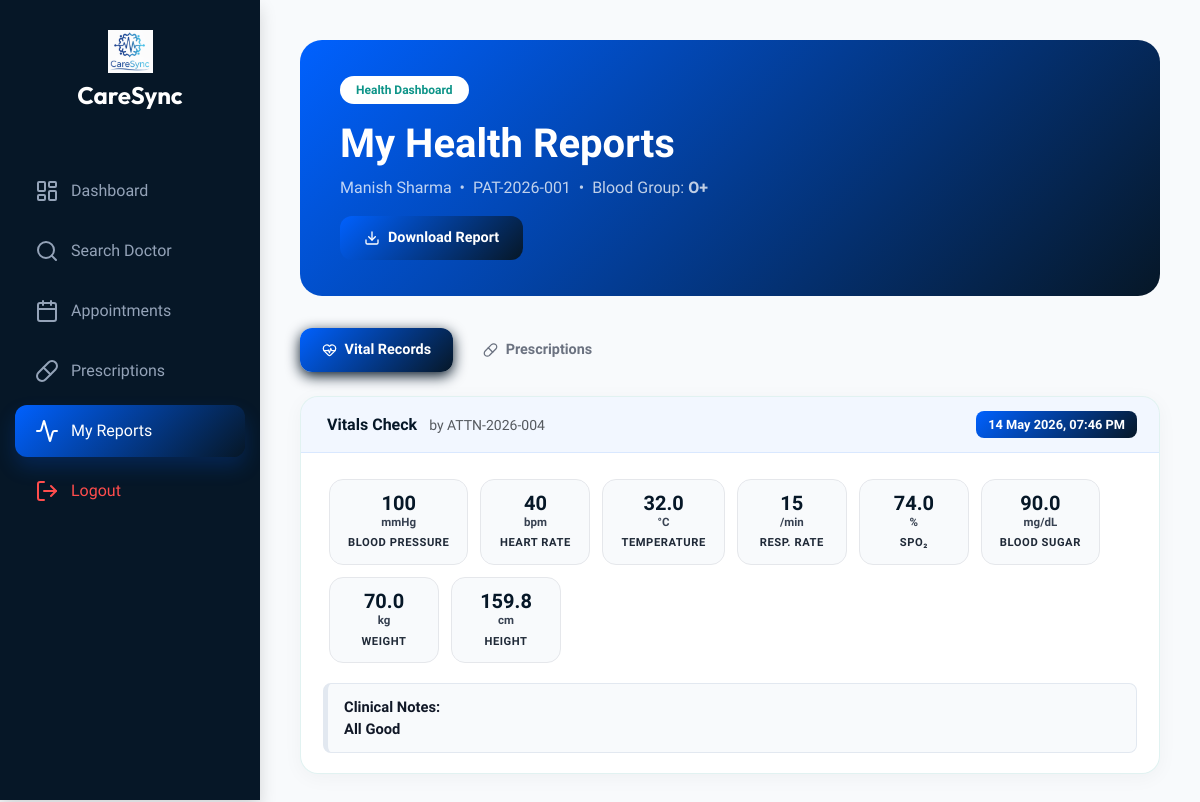
Screenshot of /Patient/my_reports.php (signed in) with the database file from the repository.
### tables this page shows
CREATE TABLE `patients` (
  `id` int(11) NOT NULL,
  `patient_code` varchar(20) DEFAULT NULL,
  `full_name` varchar(100) DEFAULT NULL,
  `email` varchar(100) DEFAULT NULL,
  `mobile` varchar(10) DEFAULT NULL,
  `dob` date DEFAULT NULL,
  `gender` varchar(10) DEFAULT NULL,
  `aadhar` varchar(12) DEFAULT NULL,
  `blood_group` varchar(5) DEFAULT NULL,
  `city` varchar(50) DEFAULT NULL,
  `address` text DEFAULT NULL,
  `password` varchar(255) DEFAULT NULL,
  `created_at` timestamp NOT NULL DEFAULT current_timestamp()
);

CREATE TABLE `vitals` (
  `id` int(11) NOT NULL,
  `patient_code` varchar(20) NOT NULL,
  `attendee_code` varchar(20) DEFAULT NULL,
  `blood_pressure` varchar(20) DEFAULT NULL COMMENT 'e.g. 120/80',
  `heart_rate` int(11) DEFAULT NULL COMMENT 'bpm',
  `temperature` decimal(4,1) DEFAULT NULL COMMENT 'Celsius',
  `respiratory_rate` int(11) DEFAULT NULL COMMENT 'breaths/min',
  `oxygen_saturation` decimal(4,1) DEFAULT NULL COMMENT 'percent',
  `blood_sugar` decimal(6,1) DEFAULT NULL COMMENT 'mg/dL',
  `weight_kg` decimal(5,1) DEFAULT NULL,
  `height_cm` decimal(5,1) DEFAULT NULL,
  `notes` text DEFAULT NULL,
  `recorded_at` timestamp NOT NULL DEFAULT current_timestamp()
);

### Patient/my_reports.php (the view, shortened to what this page needs)
<?php
require_once '../dbconnect.php';
$patient_code = $_SESSION['patient_id'];
$qry  = "SELECT * FROM patients WHERE patient_code = ?";
$stmt = $conn->prepare($qry);
$stmt->bind_param("s", $patient_code);
$stmt->execute();
$patient = $stmt->get_result()->fetch_assoc();
$vqry  = "SELECT * FROM vitals WHERE patient_code = ? ORDER BY recorded_at DESC";
$vstmt = $conn->prepare($vqry);
$vstmt->bind_param("s", $patient_code);
$vstmt->execute();
$vitals_result = $vstmt->get_result();
?>
<!DOCTYPE html>
<html lang="en">
<head>
    <link rel="stylesheet" href="../Bootstrap/bootstrap.min.css">
    <link rel="stylesheet" href="../styles/patient_dashboard.css">
</head>
<body>
<div class="sidebar shadow">
    <div class="text-center mb-5">
        <img src="../Assets/CareSyncLogo.png" width="45" alt="Logo">
        <h4 class="text-white fw-bold mt-2" style="font-family:'Custom';">CareSync</h4>
    </div>
    <nav class="nav flex-column">
        <a class="nav-link" href="patient_dashboard.php"><i data-lucide="layout-dashboard"></i> <span>Dashboard</span></a>
        <a class="nav-link" href="search_doctor.php"><i data-lucide="search"></i> <span>Search Doctor</span></a>
        <a class="nav-link" href="../appointment_scheduling/appointments.php"><i data-lucide="calendar"></i> <span>Appointments</span></a>
        <a class="nav-link" href="medical_records.php"><i data-lucide="pill"></i> <span>Prescriptions</span></a>
        <a class="nav-link active" href="my_reports.php"><i data-lucide="activity"></i> <span>My Reports</span></a>
         <a href="../logout.php" class="nav-link logout-link mt-auto">
        <i data-lucide="log-out"></i> <span>Logout</span>
    </a>
    </nav>
</div>
<div class="main-content">
    <div class="report-hero">
        <div class="row align-items-center">
            <div class="col-lg-8">
                <span class="badge bg-white text-success mb-3 px-3 py-2 rounded-pill fw-bold" style="color:#0d9488!important;">
                    Health Dashboard
                </span>
                <h1 class="display-6 fw-bold mb-2">My Health Reports</h1>
                <p class="opacity-75 mb-3">
                    <?= htmlspecialchars($patient['full_name']) ?> &nbsp;•&nbsp;
                    <?= htmlspecialchars($patient['patient_code']) ?> &nbsp;•&nbsp;
                    Blood Group: <strong><?= htmlspecialchars($patient['blood_group'] ?? '—') ?></strong>
                </p>
                    <a href="download_report.php?patient_code=<?= urlencode($patient['patient_code']) ?>" class="print-btn">
                        <i data-lucide="download" width="16"></i> Download Report
                    </a>
            </div>
        </div>
    </div>
    <div class="tab-bar d-flex gap-2 mb-4">
        <button class="tab-btn active" id="tab-vitals" onclick="showTab('vitals')">
            <i data-lucide="heart-pulse" width="15" class="me-1"></i> Vital Records
        </button>
        <button class="tab-btn" id="tab-prescriptions" onclick="showTab('prescriptions')">
            <i data-lucide="pill" width="15" class="me-1"></i> Prescriptions
        </button>
    </div>
    <div id="section-vitals">
        <?php if ($vitals_result->num_rows === 0): ?>
            <div class="empty-state">
                <i data-lucide="activity" width="64" height="64"></i>
                <h5 class="fw-bold text-dark mb-2">No Vital Records Yet</h5>
                <p>Your attendee hasn't recorded any vitals yet. Please visit the clinic to get checked.</p>
            </div>
        <?php else: ?>
            <?php while ($v = $vitals_result->fetch_assoc()): ?>
            <div class="vitals-entry">
                <div class="vitals-header">
                    <div>
                        <span class="fw-bold" style="color:#061727;">
                            <i data-lucide="clipboard-heart" width="16" class="me-1"></i>Vitals Check
                        </span>
                        <?php if ($v['attendee_code']): ?>
                            <small class="text-muted ms-2">by <?= htmlspecialchars($v['attendee_code']) ?></small>
                        <?php endif; ?>
                    </div>
                    <span class="date-badge"><?= date('d M Y, h:i A', strtotime($v['recorded_at'])) ?></span>
                </div>
                <div class="vitals-body">
                    <div class="d-flex flex-wrap fw-bold text-dark">
                        <?php
                        $chips = [
                            ['val' => $v['blood_pressure'] ?? '—',       'lbl' => 'Blood Pressure',   'unit' => 'mmHg'],
                            ['val' => $v['heart_rate'] ?? '—',           'lbl' => 'Heart Rate',        'unit' => 'bpm'],
                            ['val' => $v['temperature'] ?? '—',          'lbl' => 'Temperature',       'unit' => '°C'],
                            ['val' => $v['respiratory_rate'] ?? '—',     'lbl' => 'Resp. Rate',        'unit' => '/min'],
                            ['val' => $v['oxygen_saturation'] ?? '—',    'lbl' => 'SpO₂',              'unit' => '%'],
                            ['val' => $v['blood_sugar'] ?? '—',          'lbl' => 'Blood Sugar',       'unit' => 'mg/dL'],
                            ['val' => $v['weight_kg'] ?? '—',            'lbl' => 'Weight',            'unit' => 'kg'],
                            ['val' => $v['height_cm'] ?? '—',            'lbl' => 'Height',            'unit' => 'cm'],
                        ];
                        foreach ($chips as $c):
                        ?>
                        <div class="vital-chip">
                            <span class="val"><?= htmlspecialchars((string)$c['val']) ?></span>
                            <span class="unit"><?= $c['unit'] ?></span>
                            <span class="lbl"><?= $c['lbl'] ?></span>
                        </div>
                        <?php endforeach; ?>
                    </div>
                    <?php if (!empty($v['notes'])): ?>
                        <div class="notes-box">
                            <strong>Clinical Notes:</strong><br>
                            <?= nl2br(htmlspecialchars($v['notes'])) ?>
                        </div>
                    <?php endif; ?>
                </div>
            </div>
            <?php endwhile; ?>
        <?php endif; ?>
    </div>
</div>
</body>
</html>

### styles/patient_dashboard.css (style rules this page uses)
:root { --primary-blue: #0061ff; --navy-dark: #061727; --sidebar-w: 260px; --blue-gradient: linear-gradient(135deg, var(--primary-blue) 0%, var(--navy-dark) 100%); --glass-bg: rgba(255, 255, 255, 0.9); }
body { background: #f8fafc; margin: 0; font-family: 'Plus Jakarta Sans', sans-serif; display: flex; min-height: 100vh; }
.sidebar { width: var(--sidebar-w); background: var(--navy-dark); height: 100vh; position: fixed; top: 0; left: 0; padding: 30px 15px; display: flex; flex-direction: column; z-index: 1000; }
.sidebar .nav-link { color: #94a3b8; padding: 14px 20px; border-radius: 12px; margin-bottom: 8px; display: flex; align-items: center; gap: 12px; text-decoration: none; transition: 0.3s ease; }
.sidebar .nav-link:hover, .sidebar .nav-link.active { background: rgba(255, 255, 255, 0.1); color: white; }
.sidebar .nav-link.active { background: var(--blue-gradient); box-shadow: 0 10px 20px rgba(0, 97, 255, 0.2); }
.main-content { flex: 1; margin-left: var(--sidebar-w); padding: 40px; width: calc(100% - var(--sidebar-w)); background: #f8fafc; }
.logout-link { margin-top: auto; margin-bottom: 20px; color: #ff4d4d !important; }

### Patient/my_reports.php (style rules this page uses)
:root { --primary-blue: #0061ff; --navy-dark: #061727; --sidebar-w: 260px; --blue-gradient: linear-gradient(135deg, var(--primary-blue) 0%, var(--navy-dark) 100%); }
.report-hero { background: var(--blue-gradient); border-radius: 22px; padding: 36px 40px; color: #fff; position: relative; overflow: hidden; margin-bottom: 32px; }
.tab-btn { border: none; background: none; padding: 10px 22px; border-radius: 12px; font-weight: 600; font-size: 0.9rem; color: #6b7280; cursor: pointer; transition: 0.2s; }
.tab-btn.active { background: var(--blue-gradient); color: #fff; box-shadow: 0 4px 14px #061727; }
.vitals-entry { background: rgba(255,255,255,0.95); border-radius: 18px; border: 1px solid rgba(13,148,136,0.12); box-shadow: 0 4px 20px rgba(0,0,0,0.04); margin-bottom: 20px; overflow: hidden; transition: transform 0.2s, box-shadow 0.2s; }
.vitals-header { background: rgba(0, 97, 255, 0.05); padding: 14px 22px; display: flex; justify-content: space-between; align-items: center; border-bottom: 1px solid rgba(0, 97, 255, 0.1); }
.vitals-header .date-badge { background: var(--blue-gradient); color: #fff; border-radius: 8px; padding: 4px 12px; font-size: 0.8rem; font-weight: 800; }
.vitals-body { padding: 20px 22px; }
.vital-chip { display: inline-flex; flex-direction: column; align-items: center; background: #f8fafc; border: 1px solid #e5e7eb; border-radius: 14px; padding: 12px 18px; min-width: 110px; margin: 6px; text-align: center; }
.vital-chip .val { font-size: 1.25rem; font-weight: 800; color: #061727; line-height: 1.1; }
.vital-chip .lbl { font-size: 0.7rem; font-weight: 800; color: #1f2937; text-transform: uppercase; letter-spacing: 0.05em; margin-top: 4px; }
.vital-chip .unit { font-size: 0.72rem; font-weight: 700; color: #374151; }
.notes-box { background: #f8fafc; border-left: 4px solid #061727; border-radius: 8px; padding: 12px 16px; font-size: 0.92rem; font-weight: 700; color: #111827; margin-top: 14px; border: 1px solid #e2e8f0; border-left-width: 5px; }
.print-btn { background: var(--blue-gradient); color: #fff; border: none; border-radius: 12px; padding: 10px 24px; font-weight: 700; font-size: 0.9rem; cursor: pointer; transition: 0.2s; text-decoration: none; display: inline-flex; align-items: center; gap: 8px; }

### rows the page displays
patients: full_name "Manish Sharma", patient_code "PAT-2026-001", blood_group "O+"
vitals: attendee_code "ATTN-2026-004", recorded_at "14 May 2026, 07:46 PM", val "100", unit "mmHg", lbl "BLOOD PRESSURE", val "40", unit "bpm", lbl "HEART RATE", val "32.0", unit "°C", lbl "TEMPERATURE", val "15", unit "/min", lbl "RESP. RATE", val "74.0", unit "%", lbl "SPO₂", val "90.0", unit "mg/dL", lbl "BLOOD SUGAR", val "70.0", unit "kg", lbl "WEIGHT", val "159.8", unit "cm", lbl "HEIGHT", notes "All Good"
